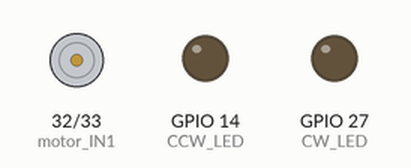
Recording of a sketch running on a simulated ESP32. On the bench: motor-driver pin pairs drawn as motors (green arrow = first pin HIGH = forward, orange = second pin HIGH = backward, longer = more drive, scaled by the enable pin), output pins drawn as LEDs (lit = HIGH). What the sketch prints to the serial monitor is not drawn.

Above: at 0.0 s.
At 2.1 s:
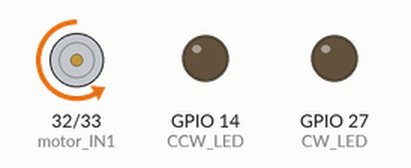
At 37.6 s:
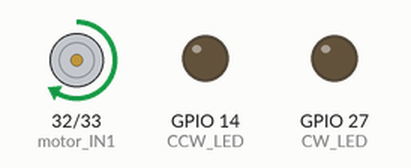
Timing chart, 0 to 40.0 s (numbered marks = the images above):
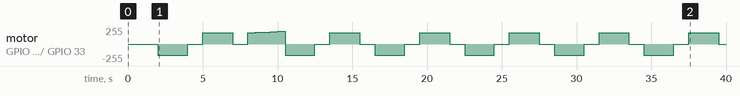

The sketch:

DC_Motor_ESP32.ino
```cpp
/*
  ╔═══════════════════════════════════════════════════════════════════════════╗
  ║               DC MOTOR CONTROL  —  ESP32 WROVER Version                      ║
  ║               Using L293D H-Bridge Motor Driver IC                       ║
  ║                                                                           ║
  ║  What this sketch does:                                                   ║
  ║  1. Spins the motor FORWARD at full speed for 2 seconds                  ║
  ║  2. Stops for 1 second                                                    ║
  ║  3. Spins the motor BACKWARD at full speed for 2 seconds                 ║
  ║  4. Stops for 1 second                                                    ║
  ║  5. Slowly ramps the motor from ~78% speed up to 100% speed              ║
  ║  6. Repeats forever                                                       ║
  ╚═══════════════════════════════════════════════════════════════════════════╝

  ┌─────────────────────────────────────────────────────────────────────────┐
  │  WHY DO WE NEED AN L293D?  (The H-Bridge chip)                          │
  │                                                                          │
  │  A GPIO pin on the ESP32 WROVER can only supply about 40mA of current.      │
  │  A DC motor typically needs 100–600mA to spin.                          │
  │  Connecting a motor directly to GPIO would:                              │
  │    a) Not spin the motor (not enough current)                            │
  │    b) Potentially destroy your ESP32                                     │
  │                                                                          │
  │  The L293D is a "motor driver" — it takes the tiny GPIO signal as an    │
  │  instruction, then uses a separate power supply to actually drive the    │
  │  motor at the required current.                                          │
  │                                                                          │
  │  Think of it like a light switch in a wall:                             │
  │    The work you do moving the switch doesn't power the light —          │
  │    the mechanical movement causes physical changes that open or close   │
  │    the circuit, allowing mains electricity to flow through the bulb.    │
  │    A transistor works the same way: the small voltage from the GPIO     │
  │    causes molecular changes inside the transistor that open or close    │
  │    the path for the larger 5V current to flow through the motor.        │
  │                                                                          │
  │  The L293D is also an "H-Bridge":                                        │
  │  Two sets of transistors arranged in an "H" shape can push current       │
  │  through the motor in EITHER direction by flipping which transistors     │
  │  are open/closed. That's how we reverse the motor without rewiring.      │
  └─────────────────────────────────────────────────────────────────────────┘

  ┌─────────────────────────────────────────────────────────────────────────┐
  │  WIRING GUIDE                                                            │
  │                                                                          │
  │  ESP32 WROVER          L293D pin                                             │
  │  ────────────────────────────────────────                                │
  │  GPIO 32  ──────►  IN1  (pin 2)   — direction control A                 │
  │  GPIO 33  ──────►  IN2  (pin 7)   — direction control B                 │
  │  GPIO 23  ──────►  EN1  (pin 1)   — enable + speed (PWM signal)         │
  │  GND      ──────►  GND  (pins 4, 5, 12, 13)                             │
  │                                                                          │
  │  L293D output      Motor / Power                                         │
  │  ────────────────────────────────────────                                │
  │  OUT1 (pin 3) ───► Motor terminal A                                      │
  │  OUT2 (pin 6) ───► Motor terminal B                                      │
  │  VCC1 (pin 16) ──► breadboard 3.3V rail  (powers the L293D logic)       │
  │  VCC2 (pin 8)  ──► breadboard 5V rail    (powers the motor coils)       │
  │                    ⚠️  VCC2 must be 5V — the motor won't run on 3.3V.   │
  │                        The extension board puts 5V on the bottom rail.  │
  └─────────────────────────────────────────────────────────────────────────┘

  ┌─────────────────────────────────────────────────────────────────────────┐
  │  DIRECTION LOGIC TABLE (H-Bridge truth table)                           │
  │                                                                          │
  │  IN1 (GPIO 32) │ IN2 (GPIO 33) │ Motor behaviour                        │
  │  ──────────────┼───────────────┼──────────────────────────              │
  │  LOW           │ HIGH          │ Spins FORWARD                           │
  │  HIGH          │ LOW           │ Spins BACKWARD                          │
  │  LOW           │ LOW           │ Coasts to a stop  (freewheels)          │
  │  HIGH          │ HIGH          │ Brakes hard  (avoid — stresses motor)   │
  │                                                                          │
  │  EN1 (enable pin, controlled by PWM):                                   │
  │    0   (0% duty)   → Motor disabled — won't spin regardless of IN1/IN2  │
  │    255 (100% duty) → Motor runs at full power in whatever direction      │
  │    1–254           → Motor runs at proportional partial speed            │
  └─────────────────────────────────────────────────────────────────────────┘

  ┌─────────────────────────────────────────────────────────────────────────┐
  │  ESP32 WROVER vs ARDUINO UNO — WHAT CHANGED AND WHY                     │
  │                                                                          │
  │  Arduino Uno used analogWrite(pin, value) for PWM.                      │
  │  ESP32 Arduino core v3 does support analogWrite() as a compatibility    │
  │  function — but it defaults to 1kHz, which is audible as a high-pitched │
  │  whine from the motor coils.                                             │
  │                                                                          │
  │  Instead we use LEDC (LED Control), the ESP32's native PWM peripheral:  │
  │    ledcAttach(pin, freq, resolution)  — set up PWM on a GPIO pin        │
  │    ledcWrite(pin, value)              — set duty cycle  (0–255)         │
  │                                                                          │
  │  We set freq to 30kHz — above human hearing — so the motor runs         │
  │  silently. analogWrite() would work but the motor would whine.          │
  └─────────────────────────────────────────────────────────────────────────┘
*/


// ─────────────────────────────────────────────────────────────────────────────
// PIN DEFINITIONS
//
// These three GPIO pins connect to the L293D motor driver.
// You can change these to any PWM-capable GPIO pins on your ESP32 WROVER.
// ─────────────────────────────────────────────────────────────────────────────
const int motor_IN1   = 32;   // L293D IN1 — one side of the H-bridge direction control
const int motor_IN2   = 33;   // L293D IN2 — other side (set opposite to IN1 to spin)
const int motor_ENABLE = 23;  // L293D EN1 — enable pin, we send PWM here to control speed


// ─────────────────────────────────────────────────────────────────────────────
// LEDC PWM SETTINGS
//
// The enable pin receives a PWM (pulse-width modulation) signal.
// PWM rapidly switches the pin ON and OFF. The fraction of time it's ON
// is the "duty cycle". More ON time = faster motor.
//
// Frequency 30000 Hz = 30kHz
//   This is above human hearing (20kHz), so the motor won't produce an
//   audible high-pitched whine the way lower frequencies (e.g., 1kHz) do.
//
// Resolution 8-bit: duty cycle values 0 to 255
//   0   =   0% on = motor off
//   127 =  50% on = motor at half speed
//   255 = 100% on = motor at full speed
// ─────────────────────────────────────────────────────────────────────────────
const int pwmFreq       = 30000;   // PWM frequency: 30kHz (above human hearing range)
const int pwmResolution = 8;       // 8-bit: 256 possible speed values (0–255)


// ─────────────────────────────────────────────────────────────────────────────
// SPEED RAMP VARIABLE
//
// Used in the ramp-up demo at the end of loop().
// Starts at 170 (~67%) — low enough to show a ramp, high enough to actually spin.
// Capped at 200 (~78%) to avoid drawing enough current to brown out the ESP32 over USB.
// ─────────────────────────────────────────────────────────────────────────────
int dutyCycle = 170;


// ═════════════════════════════════════════════════════════════════════════════
//  SETUP  — runs once at power-on / reset
// ═════════════════════════════════════════════════════════════════════════════
void setup() {

  // Let the power rail stabilise before doing anything.
  // Without this, the board can brown out the moment the motor starts
  // on the first loop() iteration, corrupting the flash.
  delay(2000);

  Serial.begin(115200);   // Open serial monitor — use 115200 baud on ESP32

  // ── Direction control pins ────────────────────────────────────────────────>>
  // IN1 and IN2 are plain digital outputs — HIGH or LOW.
  // The L293D reads these to decide which way to spin.
  pinMode(motor_IN1, OUTPUT);
  pinMode(motor_IN2, OUTPUT);

  // Start with both IN pins LOW so the motor doesn't spin at power-on
  digitalWrite(motor_IN1, LOW);
  digitalWrite(motor_IN2, LOW);

  // ── LEDC PWM setup on the enable pin ─────────────────────────────────────>>
  // ledcAttach(pin, frequency, resolution_bits)
  //
  // This is the ESP32 Arduino core v3 method.
  // It replaces the two-step v2 approach:
  //   v2 (old): ledcSetup(channel, freq, resolution) + ledcAttachPin(pin, channel)
  //   v3 (new): ledcAttach(pin, freq, resolution)   — simpler, no channel numbers
  //
  // After this call, ledcWrite(motor_ENABLE, 0–255) controls the motor speed.
  ledcAttach(motor_ENABLE, pwmFreq, pwmResolution);

  Serial.println("DC Motor test starting!");
  Serial.println("Watch the motor: forward → stop → backward → stop → speed ramp");
  pinMode(27, OUTPUT);  // CW LED — drive LOW so it doesn't float on
pinMode(14, OUTPUT);  // CCW LED — drive LOW so it doesn't float on
digitalWrite(27, LOW);
digitalWrite(14, LOW);

// ── Make sure the LEDs are not used or on ────────────────────────────────────>>
pinMode(27, OUTPUT);  // CW LED — drive LOW so it doesn't float on
pinMode(14, OUTPUT);  // CCW LED — drive LOW so it doesn't float on
digitalWrite(27, LOW);
digitalWrite(14, LOW);

}


// ═════════════════════════════════════════════════════════════════════════════
//  LOOP  — repeats forever
// ═════════════════════════════════════════════════════════════════════════════
void loop() {

  // ───────────────────────────────────────────────────────────────────────────
  // STEP 1  —  FULL SPEED FORWARD for 2 seconds
  // ───────────────────────────────────────────────────────────────────────────
  Serial.println("Moving FORWARD at full speed");

  // Set full speed: 255 = 100% duty cycle = maximum power to the motor
  ledcWrite(motor_ENABLE, 170);

  // Direction: IN1=LOW, IN2=HIGH → Forward
  // (Which direction is "forward" depends on how you wired the motor terminals.
  //  If it spins the wrong way, swap IN1 and IN2, or swap the motor wires.)
  digitalWrite(motor_IN1, LOW);
  digitalWrite(motor_IN2, HIGH);

  delay(2000);   // Run for 2000 milliseconds = 2 seconds


  // ───────────────────────────────────────────────────────────────────────────
  // STEP 2  —  STOP for 1 second
  // ───────────────────────────────────────────────────────────────────────────
  Serial.println("STOPPED (coasting)");

  // Kill enable first, then cut direction.
  // Dropping EN to 0 before changing IN pins avoids a back-EMF spike
  // that can draw enough current to brown out the board over USB power.
  ledcWrite(motor_ENABLE, 0);
  digitalWrite(motor_IN1, LOW);
  digitalWrite(motor_IN2, LOW);

  delay(1000);   // Wait 1 second before reversing


  // ───────────────────────────────────────────────────────────────────────────
  // STEP 3  —  FULL SPEED BACKWARD for 2 seconds
  // ───────────────────────────────────────────────────────────────────────────
  Serial.println("Moving BACKWARD at full speed");

  ledcWrite(motor_ENABLE, 170);

  // Direction flipped: IN1=HIGH, IN2=LOW → Backward
  // The current through the motor is reversed, so the shaft spins the other way.
  digitalWrite(motor_IN1, HIGH);
  digitalWrite(motor_IN2, LOW);

  delay(2000);


  // ───────────────────────────────────────────────────────────────────────────
  // STEP 4  —  STOP for 1 second
  // ───────────────────────────────────────────────────────────────────────────
  Serial.println("STOPPED");

  ledcWrite(motor_ENABLE, 0);
  digitalWrite(motor_IN1, LOW);
  digitalWrite(motor_IN2, LOW);

  delay(1000);


  // ───────────────────────────────────────────────────────────────────────────
  // STEP 5  —  SPEED RAMP: gradually accelerate FORWARD
  //
  // This demonstrates how PWM gives us analogue-style speed control over
  // a digital device.  Instead of on/off we get a smooth range of speeds.
  // ───────────────────────────────────────────────────────────────────────────
  Serial.println("Speed ramp: gradual acceleration FORWARD");

  // Set direction to forward before starting the ramp
  digitalWrite(motor_IN1, HIGH);
  digitalWrite(motor_IN2, LOW);

  // Count dutyCycle up from 170 to 200 in steps of 5.
  // Starting at 170 (~67%) ensures the motor has enough torque to start spinning.
  // Capped at 200 (~78%) — going higher draws enough current to brown out the ESP32 over USB.
  while (dutyCycle <= 190) {

    ledcWrite(motor_ENABLE, dutyCycle);   // Apply current speed to the motor

    // Print a human-readable progress report to the Serial Monitor
    Serial.print("  Speed: ");
    Serial.print(dutyCycle);
    Serial.print("/255  (");
    Serial.print((dutyCycle * 100) / 200);   // Convert to percentage
    Serial.println("%)");

    dutyCycle += 5;   // Increase speed by ~2% per step

    delay(500);        // Wait 0.5 sec between steps
                       // Total ramp time ≈ (255-200)/5 × 0.5s ≈ 5.5 seconds
  }

  // Reset dutyCycle for the next time loop() runs from the top
  dutyCycle = 200;
}
```

Measured:
- by itself, motor on GPIO 32 (motor_IN1) / GPIO 33 (motor_IN2): stopped → backward 169/255 at 2.0 s, → stopped 2.0 s later, → forward 169/255 1.0 s later, → stopped 2.0 s later, … (29 changes in this stretch)
